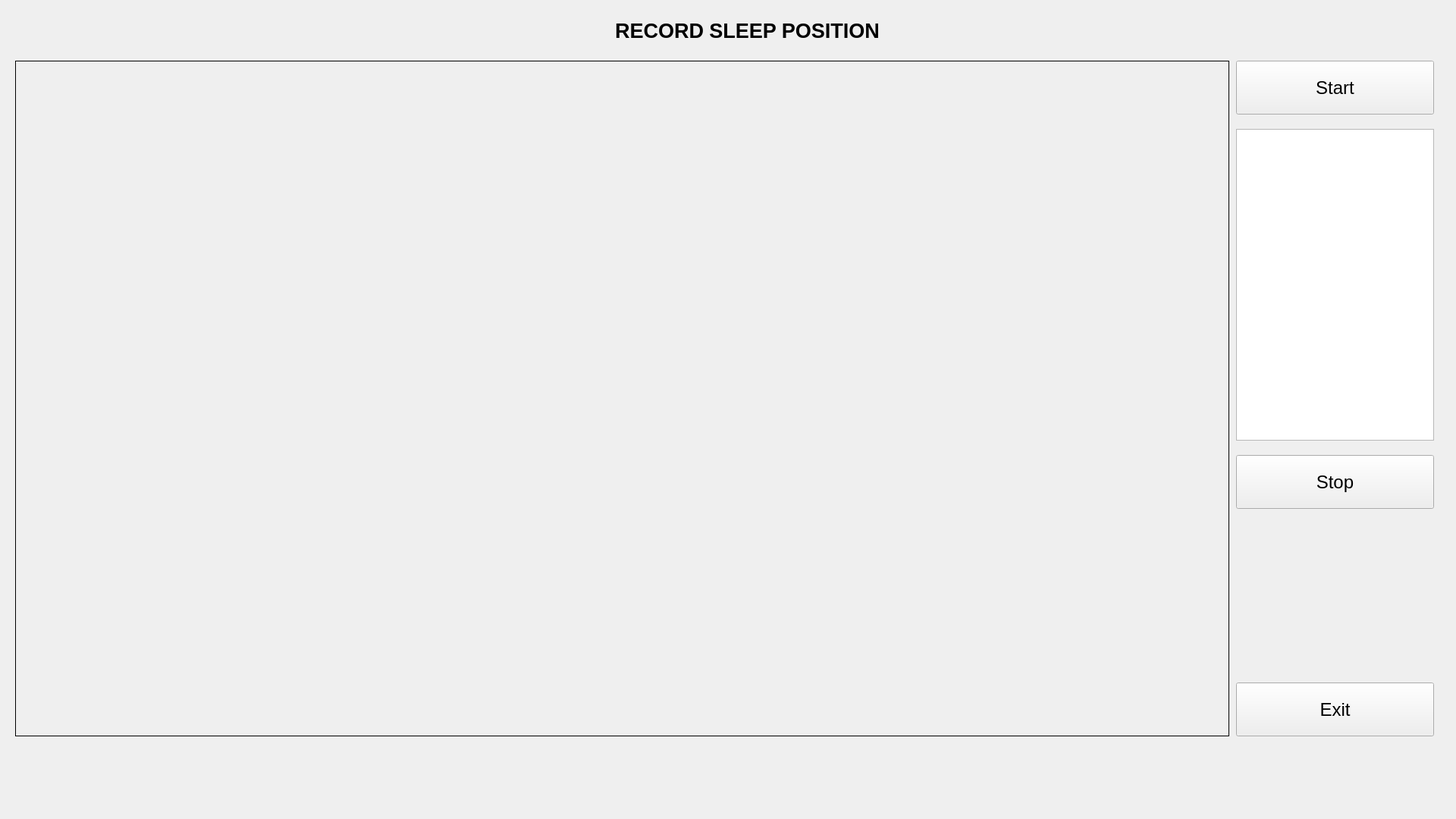
<?xml version="1.0" encoding="UTF-8"?>
<ui version="4.0">
 <class>Form</class>
 <widget class="QWidget" name="Form">
  <property name="geometry">
   <rect>
    <x>0</x>
    <y>0</y>
    <width>1920</width>
    <height>1080</height>
   </rect>
  </property>
  <property name="windowTitle">
   <string>Form</string>
  </property>
  <widget class="QPushButton" name="stop">
   <property name="geometry">
    <rect>
     <x>1630</x>
     <y>600</y>
     <width>261</width>
     <height>71</height>
    </rect>
   </property>
   <property name="font">
    <font>
     <pointsize>18</pointsize>
    </font>
   </property>
   <property name="text">
    <string>Stop</string>
   </property>
  </widget>
  <widget class="QPushButton" name="exit">
   <property name="geometry">
    <rect>
     <x>1630</x>
     <y>900</y>
     <width>261</width>
     <height>71</height>
    </rect>
   </property>
   <property name="font">
    <font>
     <pointsize>18</pointsize>
    </font>
   </property>
   <property name="text">
    <string>Exit</string>
   </property>
  </widget>
  <widget class="QPushButton" name="start">
   <property name="geometry">
    <rect>
     <x>1630</x>
     <y>80</y>
     <width>261</width>
     <height>71</height>
    </rect>
   </property>
   <property name="font">
    <font>
     <pointsize>18</pointsize>
    </font>
   </property>
   <property name="text">
    <string>Start</string>
   </property>
  </widget>
  <widget class="QLabel" name="frame">
   <property name="geometry">
    <rect>
     <x>20</x>
     <y>80</y>
     <width>1601</width>
     <height>891</height>
    </rect>
   </property>
   <property name="styleSheet">
    <string notr="true">border: 1px solid black;</string>
   </property>
   <property name="text">
    <string/>
   </property>
  </widget>
  <widget class="QLabel" name="label">
   <property name="geometry">
    <rect>
     <x>810</x>
     <y>0</y>
     <width>351</width>
     <height>81</height>
    </rect>
   </property>
   <property name="font">
    <font>
     <pointsize>20</pointsize>
    </font>
   </property>
   <property name="text">
    <string>&lt;html&gt;&lt;head/&gt;&lt;body&gt;&lt;p align=&quot;center&quot;&gt;&lt;span style=&quot; font-weight:600;&quot;&gt;RECORD SLEEP POSITION&lt;/span&gt;&lt;/p&gt;&lt;/body&gt;&lt;/html&gt;</string>
   </property>
  </widget>
  <widget class="QTextEdit" name="log">
   <property name="geometry">
    <rect>
     <x>1630</x>
     <y>170</y>
     <width>261</width>
     <height>411</height>
    </rect>
   </property>
  </widget>
 </widget>
 <resources/>
 <connections/>
</ui>
